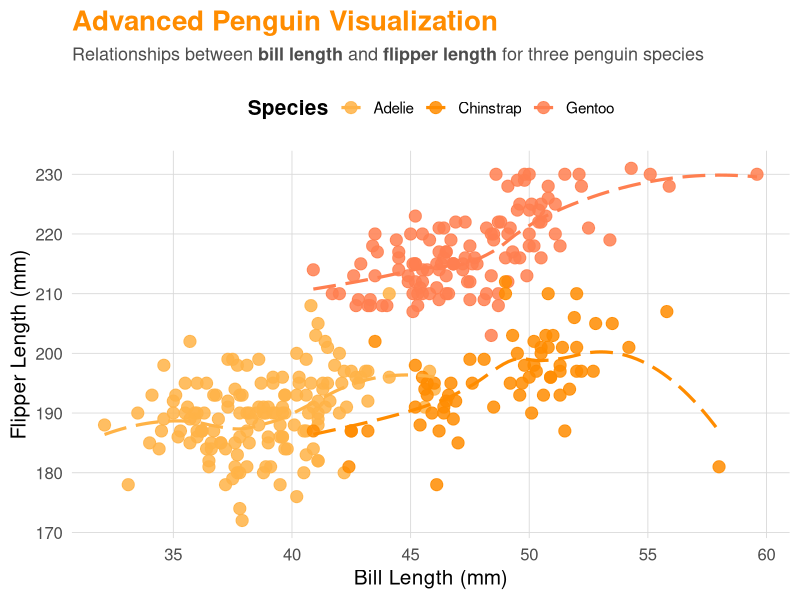

The R script that drew this image:
library(ggplot2)
library(palmerpenguins)
library(dplyr)
library(ggtext)
library(scales)

plot_fun_penguins <- function() {
  penguins_clean <- penguins %>%
    filter(!is.na(bill_length_mm), !is.na(flipper_length_mm), !is.na(species))
  
  ggplot(penguins_clean, aes(x = bill_length_mm, y = flipper_length_mm, color = species)) +
    geom_point(size = 3.8, alpha = 0.85) +
    geom_smooth(method = "loess", se = FALSE, linewidth = 1.1, linetype = "longdash") +
    scale_color_manual(values = c("#FFB347", "#FF8C00", "#FF7F50")) +
    scale_x_continuous(name = "Bill Length (mm)", breaks = pretty_breaks()) +
    scale_y_continuous(name = "Flipper Length (mm)", breaks = pretty_breaks()) +
    coord_cartesian(clip = "off") +
    theme_minimal(base_size = 15) +
    theme(
      panel.grid.major = element_line(color = "grey85", linewidth = 0.3),
      panel.grid.minor = element_blank(),
      plot.title = element_markdown(size = 20, face = "bold", margin = margin(b = 8)),
      plot.subtitle = element_markdown(size = 13, color = "grey30", margin = margin(b = 15)),
      legend.position = "top",
      legend.title = element_text(face = "bold"),
      legend.text = element_text(size = 11)
    ) +
    labs(
      title = "<span style='color:#FF8C00;'>Advanced Penguin Visualization</span>",
      subtitle = "Relationships between **bill length** and **flipper length** for three penguin species",
      color = "Species"
    )
}

p <- plot_fun_penguins()
print(p)
